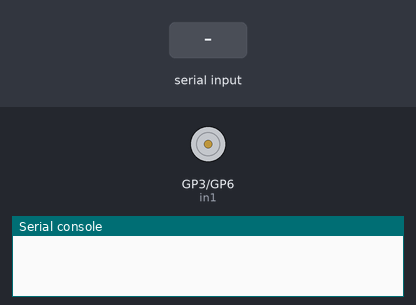
Bench run of a program on a simulated Raspberry Pi Pico running MicroPython. On the bench: motor-driver pin pairs drawn as motors (green arrow = first pin HIGH = forward, orange = second pin HIGH = backward, longer = more drive), the last lines printed to the serial console. Inputs (shaded band) come from the test bench.

Above: at 1.2 s.
1.3 s: "0" received over the second serial link
At 2.5 s:
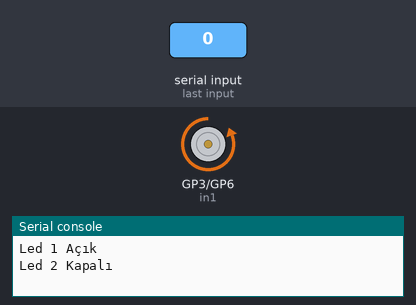
2.8 s: "2" received over the second serial link
At 3.8 s:
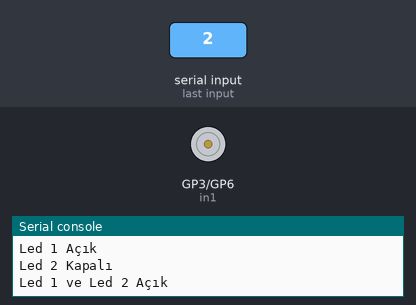
4.3 s: "1" received over the second serial link
At 5.0 s:
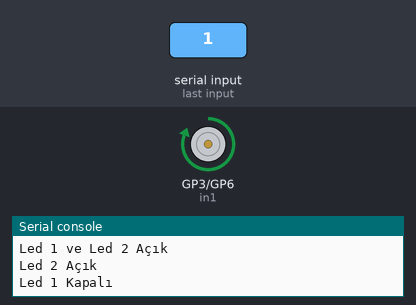
Timing chart, 0 to 7.3 s (numbered marks = the images above; inputs shaded):
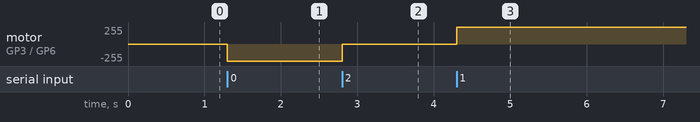

Measured:
- after the input at 1.3 s, motor on GP3 (in1) / GP6 (in2): stopped → backward 255/255 at once
- after the input at 2.8 s, motor on GP3 (in1) / GP6 (in2): backward 255/255 → stopped at once
- after the input at 4.3 s, motor on GP3 (in1) / GP6 (in2): stopped → forward 255/255 at once

The program:

Hc05_Role.py
```python
## Raspberry Pi Pico - HC05 Röle Led Kontrol
## Written By Onur

from machine import UART, Pin

rxData = bytes()

uart = UART(0, baudrate = 9600, tx=Pin(0), rx=Pin(1))
in1 = Pin(3, Pin.OUT)
in2 = Pin(6, Pin.OUT)


in1.value(1)
in2.value(1)

uart.write("Haberleşme Sağlandı.")


while True:
    if uart.any() > 0:
        rxData = uart.read(1);

        if "0" in rxData:
               uart.write("Led 1 Açık")
               print("Led 1 Açık")
               uart.write("Led 2 Kapalı")
               print("Led 2 Kapalı")
               in1.value(0)
               in2.value(1)


        elif "1" in rxData:
               uart.write("Led 2 Açık")
               print("Led 2 Açık")
               uart.write("Led 1 Kapalı")
               print("Led 1 Kapalı")
               in1.value(1)
               in2.value(0)

        if "2" in rxData:
               uart.write("Led 1 ve Led 2 Açık")
               print("Led 1 ve Led 2 Açık")
               in1.value(0)
               in2.value(0)


        elif "3" in rxData:
               uart.write("Led 1 ve Led 2 Kapalı")
               print("Led 1 ve Led 2 Kapalı")
               in1.value(1)
               in2.value(1)
 
```
